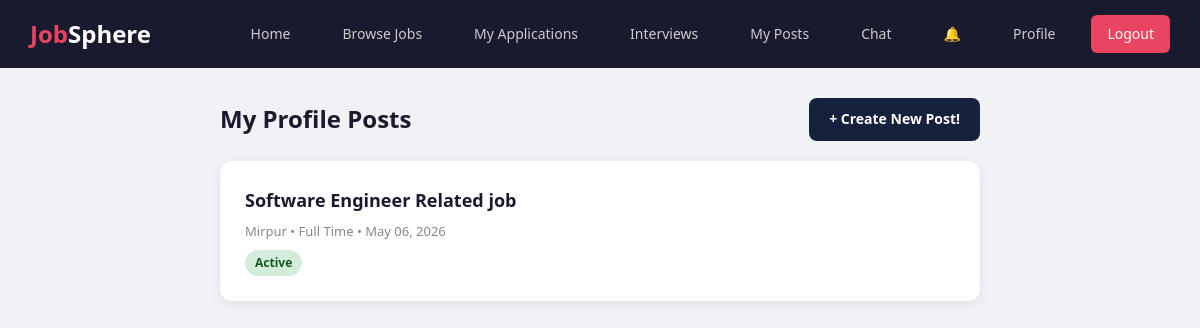
/recruitments/seeker-post/my-posts/ (signed in), run on the app's committed database.
### recruitments/models.py (models this page shows, shortened)
class JobPost(models.Model):
    POSTER_TYPE_CHOICES = [
        ('recruiter', 'Recruiter'),
        ('seeker', 'Seeker'),
    ]
    JOB_TYPE_CHOICES = [
        ('fullTime', 'Full Time'),
        ('partTime', 'Part Time'),
        ('remote', 'Remote'),
        ('contract', 'Contract'),
    ]
    STATUS_CHOICES = [
        ('active', 'Active'),
        ('closed', 'Closed'),
    ]
    poster = models.ForeignKey(User, on_delete=models.CASCADE, related_name='job_posts')
    poster_type = models.CharField(max_length=10, choices=POSTER_TYPE_CHOICES, default='recruiter')
    title = models.CharField(max_length=200)
    description = models.TextField()
    location = models.CharField(max_length=200, blank=True, null=True)
    job_type = models.CharField(max_length=10, choices=JOB_TYPE_CHOICES, default='fullTime')
    salary = models.DecimalField(max_digits=10, decimal_places=2, blank=True, null=True)
    number_of_available_seats = models.IntegerField(default=1)
    required_experience = models.FloatField(default=0)
    skills_text = models.TextField(blank=True, null=True)
    application_count = models.IntegerField(default=0)
    status = models.CharField(max_length=10, choices=STATUS_CHOICES, default='active')
    created_at = models.DateTimeField(auto_now_add=True)
    deadline = models.DateTimeField(blank=True, null=True)
    image = models.ImageField(upload_to='job_post_images/', blank=True, null=True)
    class Meta:
        ordering = ['-created_at']

### recruitments/views.py (the view)
# urls.py: path('seeker-post/my-posts/', views.my_seeker_posts_view, name='my_seeker_posts'),
def my_seeker_posts_view(request):
    if not request.user.is_authenticated or request.user.user_type != 'seeker':
        return redirect('login')
    posts = JobPost.objects.filter(poster=request.user, poster_type='seeker')
    return render(request, 'recruitments/my_seeker_posts.html', {'posts': posts})

### updates/context_processors.py (called while the page is built)
def unread_notifications(request):
    if request.user.is_authenticated:
        count = Notification.objects.filter(user=request.user, is_read=False).count()
        return {'unread_notif_count': count}
    return {'unread_notif_count': 0}

### templates/recruitments/my_seeker_posts.html (shortened to what this page needs)
{% extends 'base.html' %}
{% block content %}
<div class="posts-container">
    <div class="posts-header">
        <h1>My Profile Posts</h1>
        <a href="{% url 'create_seeker_post' %}" class="btn btn-secondary" style="padding: 10px 20px; font-size: 14px;">+ Create New Post!</a>
    </div>
    {% if posts %}
        {% for post in posts %}
        <div class="post-card">
            <h3>{{ post.title }}</h3>
            <div class="post-meta">{{ post.location|default:"No location" }} &bull; {{ post.get_job_type_display }} &bull; {{ post.created_at|date:"M d, Y" }}</div>
            <span class="status-badge {% if post.status == 'active' %}status-active{% else %}status-closed{% endif %}">
                {{ post.get_status_display }}
            </span>
        </div>
        {% endfor %}
    {% else %}
        <div class="empty-state">
            <h3>No posts yet</h3>
            <p>Create a post to showcase yourself to recruiters.</p>
            <a href="{% url 'create_seeker_post' %}" class="btn btn-primary" style="width: auto; margin-top: 15px;">Create Post!</a>
        </div>
    {% endif %}
</div>
{% endblock %}

### data on the page
JobPost: title "Software Engineer Related job", location "Mirpur", job_type "Full Time", created_at "May 06, 2026", status "Active"
